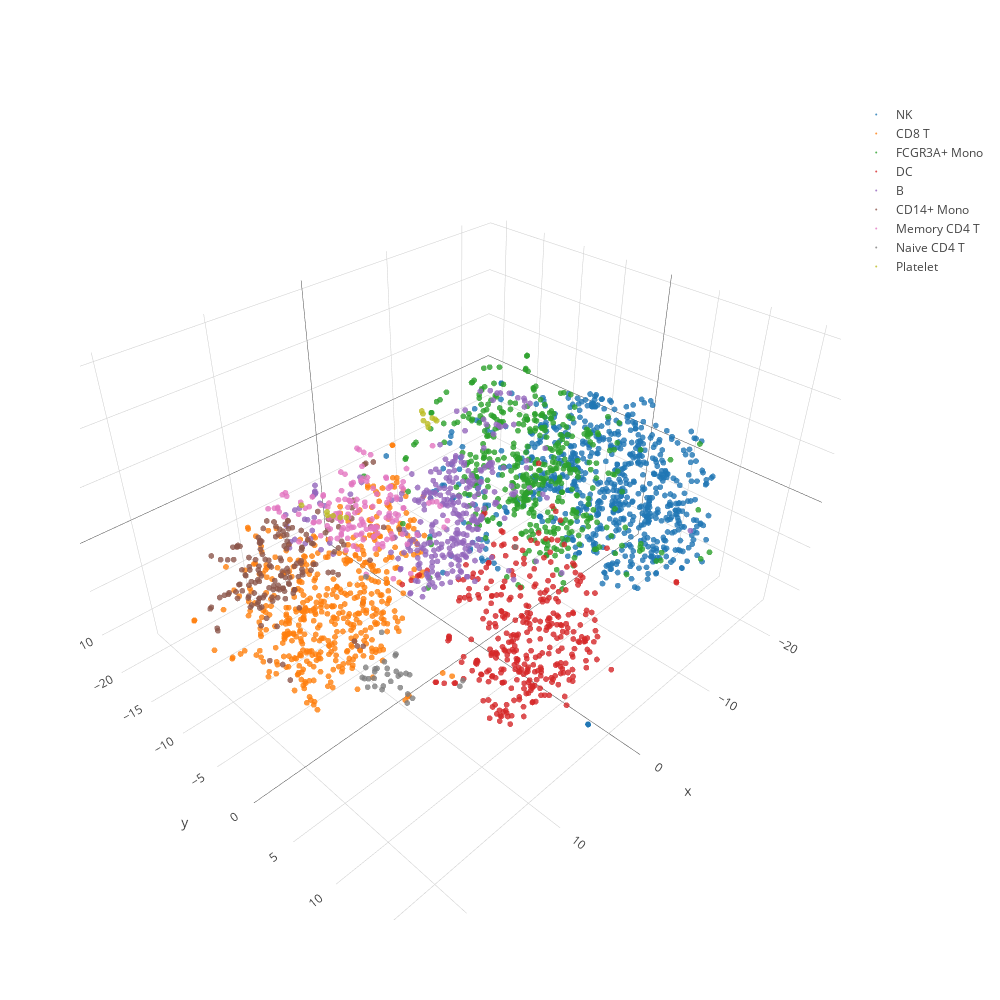

Here is the notebook cell this chart was saved with:
### Code cell
plot2Dtsne(df2d, 'beta-VAE, lr=0.001, latent_size=6, beta=2.0')
plot3Dtsne(df3d)

### Figure 1 — Plotly figure (JSON) as saved in the notebook; plotly's stock layout.template omitted (floating-point values rounded to 4 significant figures; data arrays with more than 128 entries replaced by an {"elided": "..."} marker saying what was removed)
{"data": [{"marker": {"color": 0, "opacity": 0.8, "size": 2}, "mode": "markers", "name": "NK", "type": "scatter3d", "uid": "7de7422e-9024-4230-b995-e05234535249", "x": {"elided": "702 float values"}, "y": {"elided": "702 float values"}, "z": {"elided": "702 float values"}}, {"marker": {"color": 1, "opacity": 0.8, "size": 2}, "mode": "markers", "name": "CD8 T", "type": "scatter3d", "uid": "3d2fae5f-8283-46b8-8522-898234afabed", "x": {"elided": "480 float values"}, "y": {"elided": "480 float values"}, "z": {"elided": "480 float values"}}, {"marker": {"color": 2, "opacity": 0.8, "size": 2}, "mode": "markers", "name": "FCGR3A+ Mono", "type": "scatter3d", "uid": "e5d7bd32-c502-4385-a06e-51009423aba8", "x": {"elided": "452 float values"}, "y": {"elided": "452 float values"}, "z": {"elided": "452 float values"}}, {"marker": {"color": 3, "opacity": 0.8, "size": 2}, "mode": "markers", "name": "DC", "type": "scatter3d", "uid": "e0a9fe5d-19f9-4b48-9bab-3c01eb3427a4", "x": {"elided": "344 float values"}, "y": {"elided": "344 float values"}, "z": {"elided": "344 float values"}}, {"marker": {"color": 4, "opacity": 0.8, "size": 2}, "mode": "markers", "name": "B", "type": "scatter3d", "uid": "1066929e-6021-4e35-8307-2b16f3f6626d", "x": {"elided": "308 float values"}, "y": {"elided": "308 float values"}, "z": {"elided": "308 float values"}}, {"marker": {"color": 5, "opacity": 0.8, "size": 2}, "mode": "markers", "name": "CD14+ Mono", "type": "scatter3d", "uid": "4a4bd2d6-fdef-470e-8bf5-b2e86dd684d6", "x": {"elided": "162 float values"}, "y": {"elided": "162 float values"}, "z": {"elided": "162 float values"}}, {"marker": {"color": 6, "opacity": 0.8, "size": 2}, "mode": "markers", "name": "Memory CD4 T", "type": "scatter3d", "uid": "be50f75b-bd77-4876-b848-53f56472ae1b", "x": {"elided": "144 float values"}, "y": {"elided": "144 float values"}, "z": {"elided": "144 float values"}}, {"marker": {"color": 7, "opacity": 0.8, "size": 2}, "mode": "markers", "name": "Naive CD4 T", "type": "scatter3d", "uid": "92563bf8-e5ed-429d-9774-878a5d02f40f", "x": [13.5, 10.9, 12.38, -9.872, 10.5, 12.99, 9.679, 10.55, 10.1, 12.75, 13.4, 12.83, 10.88, 10.62, 12.49, 11.69, 11.65, 11.47, 10.88, 13.49, 11.02, 10.17, 3.227, 11.56, 12.05, 11.92, 10.88, 10.76, 9.505, 10.89, 14.0, 10.3], "y": [0.6587, 1.257, 0.4226, -4.685, -0.9151, -0.2595, 7.192, 0.6187, 0.1584, 0.4435, -0.2931, -0.7364, -0.5606, 2.035, 0.222, 0.8516, 1.182, -0.9955, -0.136, 0.4613, 1.588, 0.1492, -11.9, 3.004, 0.4805, 0.5143, 2.675, 2.095, 7.35, 1.549, 2.02, 2.249], "z": [-7.3, -8.407, -7.1, -9.545, -8.556, -7.038, -6.195, -8.564, -7.224, -8.856, -7.905, -8.736, -4.779, -10.13, -7.525, -7.946, -8.53, -8.768, -8.519, -8.399, -9.411, -7.356, -9.911, -9.769, -9.701, -9.356, -7.284, -7.622, -5.591, -8.015, -5.949, -10.69]}, {"marker": {"color": 8, "opacity": 0.8, "size": 2}, "mode": "markers", "name": "Platelet", "type": "scatter3d", "uid": "84cb7cd6-e7eb-49ca-93df-e1049d597d49", "x": [0.8438, -0.5725, -0.972, 6.62, 0.4314, 6.613, 6.395, 0.05411, 3.436, 6.241, 6.152, 6.678, 6.813, 6.585], "y": [-20.51, -20.3, -19.82, 0.9242, -21.03, 0.3809, 1.122, -20.63, -20.99, 1.243, 1.314, 0.4848, 0.4849, 0.8186], "z": [-7.889, -9.183, -9.159, 13.24, -8.765, 14.14, 14.0, -8.833, -6.035, 13.89, 13.75, 13.64, 14.49, 13.47]}], "layout": {"height": 1000, "width": 1000}}
